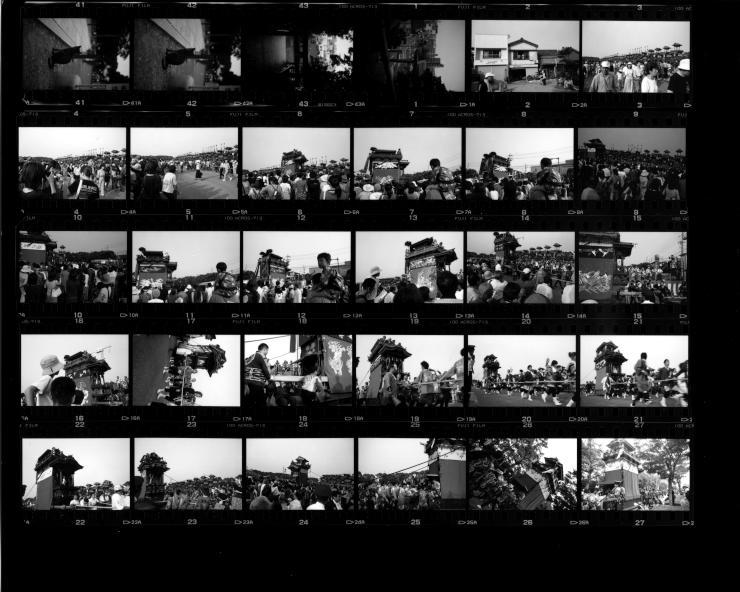
#> input picture print.jpg, 740 x 592 px
$ python -i film.py   (imports and definitions only)
#> lines starting #> are read from the running program, lines starting #| are printed output that depends on the picture; after the words box and inside, x2 and y2 are one past the last pixel; in counts of white or black regions, pixels touching at a corner belong together
#> further down, picture is the input picture: shape (592, 740, 3); min 0, max 255, mean 61.6
import os
import cv2
import matplotlib.pyplot as plt
import matplotlib.patches as patches
from matplotlib.path import Path
import numpy as np
from shapely.geometry import Polygon
import imutils
import PIL

import rawpy
import tqdm
import sklearn

DPI = 1600

film_format = {
    "35": {"width": 36.0, "height": 24.0, "spacing": 2.0, "total_width": 35.0},
    "6x4.5": {"width": 56.0, "height": 42.0, "total_width": 61.0},
    "6x6": {"width": 56.0, "height": 56.0, "spacing": 7.0, "total_width": 61.0},
    "6x7": {"width": 56.0, "height": 67.0, "total_width": 61.0},
}


def poly_area(x, y):
    return 0.5 * np.abs(np.dot(x, np.roll(y, 1)) - np.dot(y, np.roll(x, 1)))


def pixel_area(width, height, dpi):
    return width / 25.4 * dpi * height / 25.4 * dpi


def l2(v1, v2):
    return np.linalg.norm(v1 - v2)


def angle(v1, v2):
    return np.arccos(np.dot(v1, v2) / (np.linalg.norm(v1) * np.linalg.norm(v2)))


def film_area(fmt, dpi):
    fmt = film_format[fmt]
    return pixel_area(fmt["width"], fmt["height"], dpi)


def detect(
    im,
    fmt="35",
    width_threshold=0.1,
    dpi=1600,
    to_bw=True,
    threshold=200,
    use_tqdm=False,
    verbose=False,
):
#> called with fmt = '35', width_threshold = 0.1, dpi = 1600, to_bw = True, threshold = 200, use_tqdm = False, verbose = False
    polys = []
    areas = []
    paths = []
    rotations = []

    target_width = film_format[fmt]["total_width"] / 25.4 * dpi
    target_aspect_ratio = film_format[fmt]["width"] / film_format[fmt]["height"]

    print(
        f"Target width: {target_width:.2f}, Target aspect ratio: {target_aspect_ratio:.2f}"
    )

    bw = cv2.cvtColor(im, cv2.COLOR_BGR2GRAY)

    if verbose:
        fig, axs = plt.subplots(1, 1, figsize=(20, 20))

    curr_paths = []
    ret, threshed = cv2.threshold(bw, threshold, 255, cv2.THRESH_BINARY)
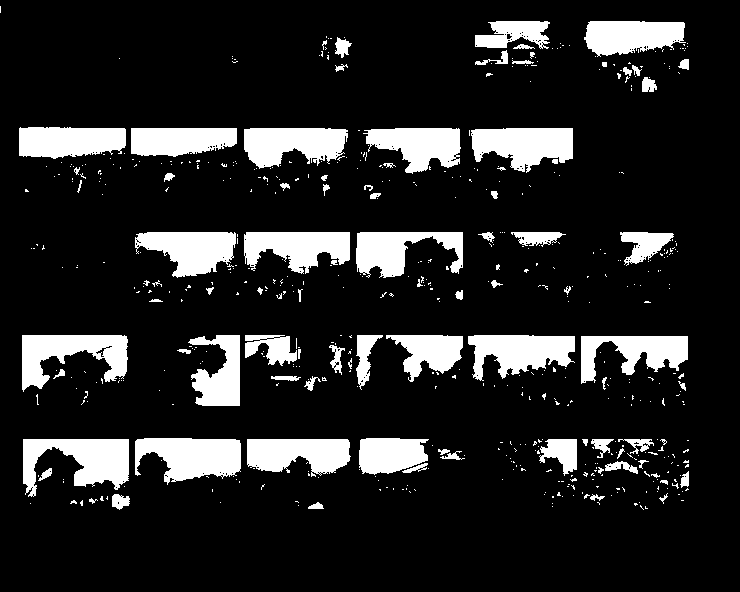
#> threshed: shape (592, 740); 14.4% white; 579 white regions (493 under 20 px)
#> ret = 200

    cnts = cv2.findContours(threshed, cv2.RETR_TREE, cv2.CHAIN_APPROX_SIMPLE)
#> cnts = 750 contours, 689 with area under 20; largest, box (x1, y1, x2, y2) and area: (23, 439, 129, 497) 3384, (135, 438, 241, 485) 3324, (22, 335, 128, 392) 3158, (471, 128, 573, 173) 3072, (468, 335, 575, 381) 2982

    cnts = imutils.grab_contours(cnts)
    cnts = sorted(cnts, key=cv2.contourArea, reverse=True)

#> (the run stopped early here; a loop or call above may not have finished)
